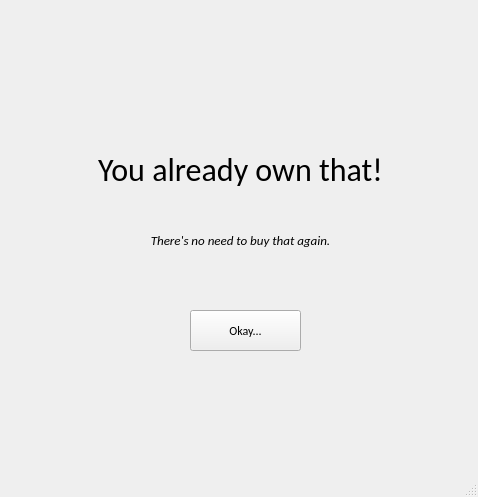
<?xml version="1.0" encoding="UTF-8"?>
<ui version="4.0">
 <class>MainWindow</class>
 <widget class="QMainWindow" name="MainWindow">
  <property name="geometry">
   <rect>
    <x>0</x>
    <y>0</y>
    <width>478</width>
    <height>497</height>
   </rect>
  </property>
  <property name="windowTitle">
   <string>Jade Launcher | You already own that!</string>
  </property>
  <widget class="QWidget" name="centralwidget">
   <widget class="QLabel" name="image">
    <property name="geometry">
     <rect>
      <x>160</x>
      <y>40</y>
      <width>151</width>
      <height>101</height>
     </rect>
    </property>
    <property name="text">
     <string/>
    </property>
    <property name="pixmap">
     <pixmap resource="assets.qrc">:/images/assets/JadeLauncherLogo.png</pixmap>
    </property>
    <property name="scaledContents">
     <bool>true</bool>
    </property>
   </widget>
   <widget class="QLabel" name="header_2">
    <property name="geometry">
     <rect>
      <x>80</x>
      <y>140</y>
      <width>321</width>
      <height>61</height>
     </rect>
    </property>
    <property name="font">
     <font>
      <family>Calibri</family>
     </font>
    </property>
    <property name="text">
     <string>&lt;html&gt;&lt;head/&gt;&lt;body&gt;&lt;p align=&quot;center&quot;&gt;&lt;span style=&quot; font-size:24pt;&quot;&gt;You already own that!&lt;/span&gt;&lt;/p&gt;&lt;/body&gt;&lt;/html&gt;</string>
    </property>
   </widget>
   <widget class="QLabel" name="text">
    <property name="geometry">
     <rect>
      <x>120</x>
      <y>190</y>
      <width>241</width>
      <height>101</height>
     </rect>
    </property>
    <property name="font">
     <font>
      <family>Calibri</family>
     </font>
    </property>
    <property name="text">
     <string>&lt;html&gt;&lt;head/&gt;&lt;body&gt;&lt;p align=&quot;center&quot;&gt;&lt;span style=&quot; font-size:10pt; font-style:italic;&quot;&gt;There's no need to buy that again.&lt;/span&gt;&lt;/p&gt;&lt;/body&gt;&lt;/html&gt;</string>
    </property>
    <property name="wordWrap">
     <bool>true</bool>
    </property>
   </widget>
   <widget class="QPushButton" name="button_2">
    <property name="geometry">
     <rect>
      <x>190</x>
      <y>310</y>
      <width>111</width>
      <height>41</height>
     </rect>
    </property>
    <property name="font">
     <font>
      <family>Calibri</family>
     </font>
    </property>
    <property name="statusTip">
     <string>Close this window</string>
    </property>
    <property name="text">
     <string>Okay...</string>
    </property>
   </widget>
  </widget>
  <widget class="QStatusBar" name="statusbar"/>
 </widget>
 <resources>
  <include location="assets.qrc"/>
  <include location="E:/Qt Designer/assets.qrc"/>
 </resources>
 <connections/>
</ui>
